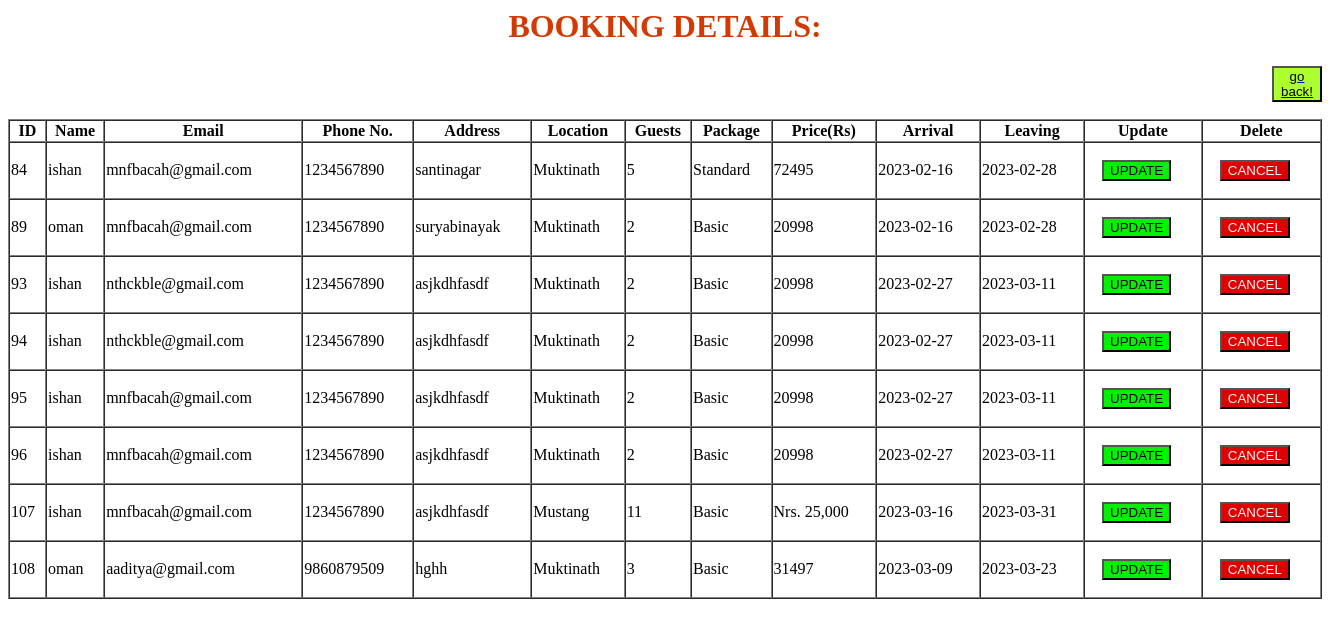
The app's page /php/display.php with its own data.
### tables this page shows
CREATE TABLE `book_form` (
  `id` int(255) NOT NULL,
  `name` varchar(255) NOT NULL,
  `email` varchar(255) NOT NULL,
  `phone` varchar(10) NOT NULL,
  `address` varchar(255) NOT NULL,
  `location` varchar(255) NOT NULL,
  `guests` int(255) NOT NULL,
  `package` varchar(255) NOT NULL,
  `price` varchar(255) NOT NULL,
  `arrivals` date NOT NULL,
  `leaving` date NOT NULL
);

### php/display.php (the view, shortened to what this page needs)
<?php
include('security.php');
?>
<link href="display.css" rel="stylesheet">
<div class="container-fluid">
    <div class="card shadow mb-4">
        <div class="card-body">
            <div class="table-responsive">
            <?php
                $query = "SELECT * FROM book_form";
                $query_run = mysqli_query($connection, $query);
            ?>
            <h1>BOOKING DETAILS:</h1>
            <h1 class="log"><a href="adminpage.html"><button class="logout">go back!</button></a></h1>
                <table class="table table-bordered" id="dataTable" width="100%" cellspacing="0" border="1">
                    <thead>
                       <tr>
                            <th>ID</th>
                            <th> Name </th>
                            <th>Email </th>
                            <th>Phone No.</th>
                            <th>Address</th>
                            <th>Location</th>
                            <th>Guests</th>
                            <th>Package</th>
                            <th>Price(Rs)</th>
                            <th>Arrival</th>
                            <th>Leaving</th>
                            <th>Update</th>
                            <th>Delete</th>
                        </tr>
                    </thead>
                    <tbody>
                        <?php
                        if(mysqli_num_rows($query_run) > 0)
                        {
                            while($row = mysqli_fetch_assoc($query_run))
                            {
                        ?>
                            <tr>
                                <td><?php  echo $row['id']; ?></td>
                                <td><?php  echo $row['name']; ?></td>
                                <td><?php  echo $row['email']; ?></td>
                                <td><?php  echo $row['phone']; ?></td>
                                <td><?php  echo $row['address']; ?></td>
                                <td><?php  echo $row['location']; ?></td>
                                <td><?php  echo $row['guests']; ?></td>
                                <td><?php  echo $row['package']; ?></td>
                                <td><?php  echo $row['price']; ?></td>
                                <td><?php  echo $row['arrivals']; ?></td>
                                <td><?php  echo $row['leaving']; ?></td>
                                <td>
                                    <form action="update.php" method="post">
                                        <button type="submit" name="edit_btn" class="btn btn-success"> UPDATE</button>
                                    </form>
                                </td>
                                <td>
                                     <form action="delete1.php" method="post">
                                        <button type="submit" name="delete" class="btn btn-danger"> CANCEL</button>
                                    </form>
                                </td>
                            </tr>
                        <?php
                            }
                        }
                        else {
                            echo "No Record Found";
                        }
                        ?>
                    </tbody>
                </table>
            </div>
        </div>
    </div>
</div>

### php/display.css (style rules this page uses)
h1 { text-align: center; color: rgb(211, 57, 2); }
.btn-danger { background: rgb(223, 0, 0); color: whitesmoke; margin-top: 1rem; cursor: pointer; margin-left: 1rem; }
.log { padding-left: 79rem ; font-size: 1.5rem; text-decoration: none; }
.logout { text-decoration: none; align-items: right; display: flex; background: greenyellow; cursor: pointer; }
.btn-success { background: rgb(2, 241, 2); align-items: center; margin-top: 1rem; margin-left: 1rem; }

### records on screen
book_form: id "84", name "ishan", email "mnfbacah@gmail.com", phone "1234567890", address "santinagar", location "Muktinath", guests "5", package "Standard", price "72495", arrivals "2023-02-16", leaving "2023-02-28"
book_form: id "89", name "oman", email "mnfbacah@gmail.com", phone "1234567890", address "suryabinayak", location "Muktinath", guests "2", package "Basic", price "20998", arrivals "2023-02-16", leaving "2023-02-28"
book_form: id "93", name "ishan", email "nthckble@gmail.com", phone "1234567890", address "asjkdhfasdf", location "Muktinath", guests "2", package "Basic", price "20998", arrivals "2023-02-27", leaving "2023-03-11"
book_form: id "94", name "ishan", email "nthckble@gmail.com", phone "1234567890", address "asjkdhfasdf", location "Muktinath", guests "2", package "Basic", price "20998", arrivals "2023-02-27", leaving "2023-03-11"
book_form: id "95", name "ishan", email "mnfbacah@gmail.com", phone "1234567890", address "asjkdhfasdf", location "Muktinath", guests "2", package "Basic", price "20998", arrivals "2023-02-27", leaving "2023-03-11"
book_form: id "96", name "ishan", email "mnfbacah@gmail.com", phone "1234567890", address "asjkdhfasdf", location "Muktinath", guests "2", package "Basic", price "20998", arrivals "2023-02-27", leaving "2023-03-11"
book_form: id "107", name "ishan", email "mnfbacah@gmail.com", phone "1234567890", address "asjkdhfasdf", location "Mustang", guests "11", package "Basic", price "Nrs. 25,000", arrivals "2023-03-16", leaving "2023-03-31"
book_form: id "108", name "oman", email "aaditya@gmail.com", phone "9860879509", address "hghh", location "Muktinath", guests "3", package "Basic", price "31497", arrivals "2023-03-09", leaving "2023-03-23"
